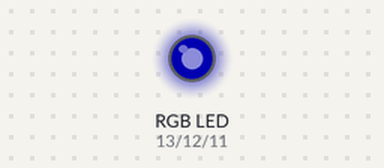
Simulated run of this sketch. Board: Arduino Uno, built with avr-gcc and run on an emulated ATmega328P. Parts: an RGB LED mixed from three pins (HIGH = lit). Dim RGB values are drawn brighter than linear.

Above: at 0.05 s.
At 2.0 s:
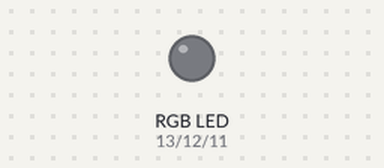
At 3.05 s:
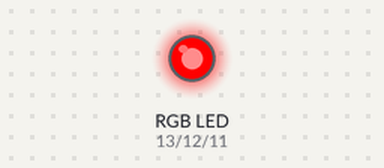
At 4.0 s:
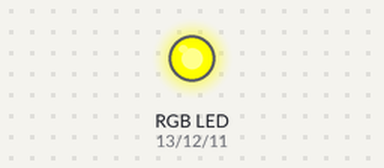
Timing chart, 0 to 5.2 s (numbered marks = the images above):
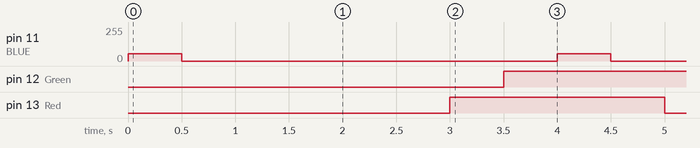

The sketch:

RGBLed.ino
```cpp
#define Red 13
#define Green 12
#define BLUE 11

int red = 255;
int green = 255;
int blue = 255;
int red2 = 55;
int green2 = 55;
int blue2 = 55;
void setup() {
  // put your setup code here, to run once:
  pinMode(Red, OUTPUT);
  pinMode(Green, OUTPUT);
  pinMode(BLUE, OUTPUT);

}

void loop() {
  // put your main code here, to run repeatedly:
  analogWrite(BLUE, blue2);
  delay(500);
  analogWrite(BLUE, 0);
  delay(500);
  analogWrite(Red, red2);
  delay(500);
  analogWrite(Red, 0);
  delay(500);
  analogWrite(Green, green2);
  delay(500);
  analogWrite(Green, 0);
  delay(500);
  analogWrite(Red, red);
  delay(500);
  analogWrite(Green, green);
  delay(500);
  analogWrite(BLUE, blue);
}
```

Measured:
- by itself, pin 11 (BLUE): alternates 55/255 for 0.50 s and 0/255 for 3.5 s
- by itself, pin 12 (Green): alternates HIGH for 2.5 s and LOW for 1.5 s
- by itself, pin 13 (Red): alternates HIGH for 2.0 s and LOW for 2.0 s
